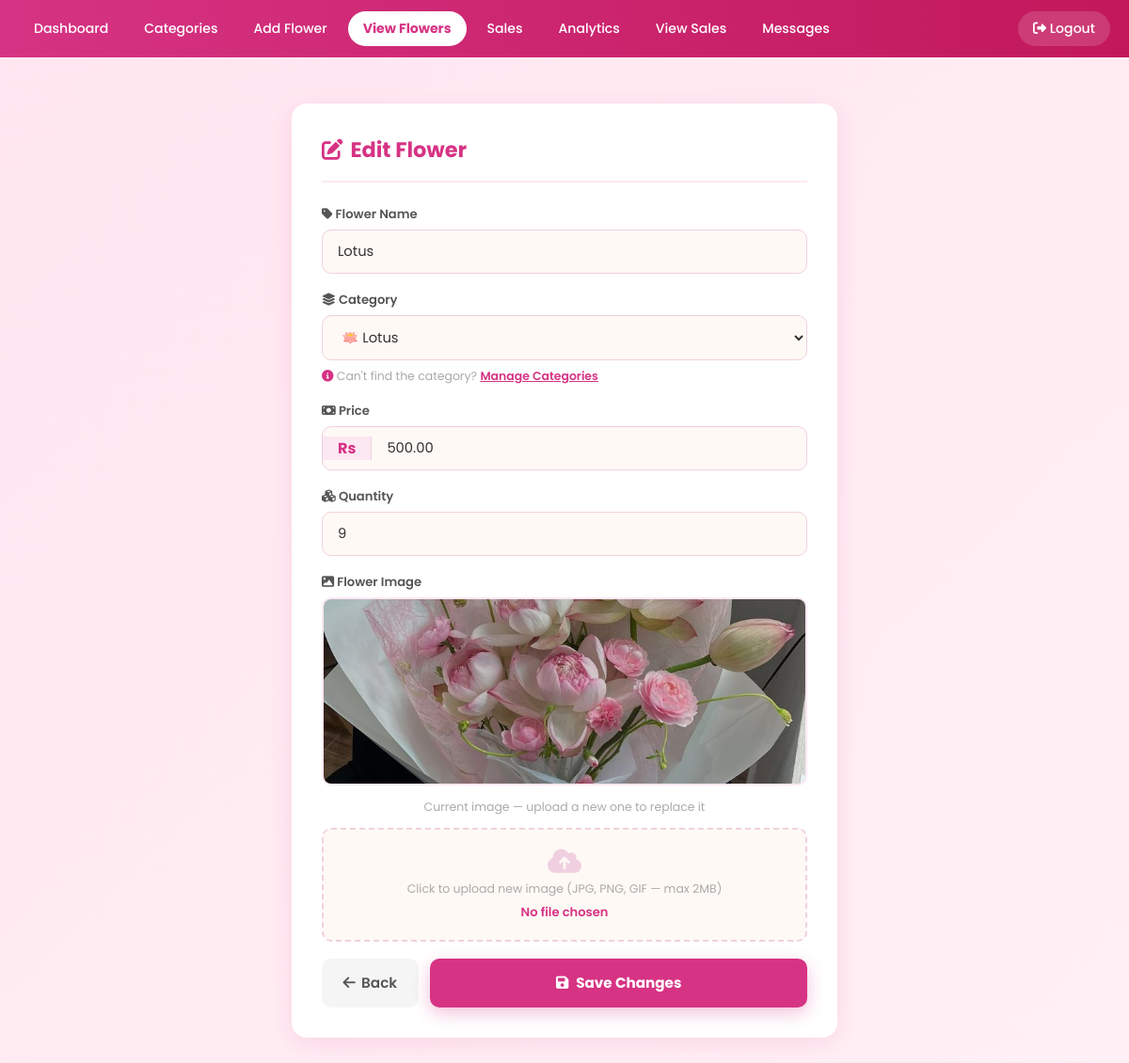
The app's page /edit_product.php?id=13 (signed in) with its own data.
### tables this page shows
CREATE TABLE `products` (
  `id` int(11) NOT NULL,
  `name` varchar(100) NOT NULL,
  `price` decimal(10,2) NOT NULL,
  `quantity` int(11) NOT NULL,
  `image` varchar(255) DEFAULT NULL,
  `category_id` int(11) DEFAULT NULL
);

CREATE TABLE `categories` (
  `id` int(11) NOT NULL,
  `name` varchar(100) NOT NULL,
  `created_at` timestamp NOT NULL DEFAULT current_timestamp(),
  `icon` varchar(10) DEFAULT '?'
);

### edit_product.php (the view, shortened to what this page needs)
<?php
include 'db.php';
$id      = intval($_GET['id']);
$stmt    = $conn->prepare("SELECT * FROM products WHERE id = ?");
$stmt->bind_param("i", $id);
$stmt->execute();
$product = $stmt->get_result()->fetch_assoc();
?>
<!DOCTYPE html>
<html>
<head>
    <link rel="stylesheet" href="https://cdnjs.cloudflare.com/ajax/libs/font-awesome/6.5.0/css/all.min.css">
</head>
<body>
<div class="navbar">
    <a href="admin_dashboard.php">Dashboard</a>
    <a href="categories.php">Categories</a>
    <a href="add_product.php">Add Flower</a>
    <a href="view_products.php" class="active">View Flowers</a>
    <a href="sales.php">Sales</a>
    <a href="analytics.php">Analytics</a>
    <a href="view_sales.php">View Sales</a>
    <a href="messages.php">Messages</a>
    <a href="logout.php" class="logout"><i class="fas fa-sign-out-alt"></i> Logout</a>
</div>
<div class="container">
    <div class="panel">
        <h2><i class="fas fa-edit"></i> Edit Flower</h2>
        <form method="POST" enctype="multipart/form-data">
            <div class="form-group">
                <label><i class="fas fa-tag"></i> Flower Name</label>
                <input type="text" name="product_name" value="<?= htmlspecialchars($product['name']) ?>" required>
            </div>
            <div class="form-group">
                <label><i class="fas fa-layer-group"></i> Category</label>
                <select name="product_category" required>
                    <?php
                    $cats = $conn->query("SELECT id, name, icon FROM categories ORDER BY name ASC");
                    while ($c = $cats->fetch_assoc()):
                    ?>
                    <option value="<?= $c['id'] ?>" <?= ($product['category_id'] ?? '') == $c['id'] ? 'selected' : '' ?>>
                        <?= htmlspecialchars($c['icon'] ?? '') ?> <?= htmlspecialchars($c['name']) ?>
                    </option>
                    <?php endwhile; ?>
                </select>
                <div style="margin-top:0.5rem; font-size:0.78rem; color:#aaa;">
                    <i class="fas fa-info-circle" style="color:#d63384;"></i>
                    Can't find the category? <a href="categories.php" style="color:#d63384; font-weight:600;">Manage Categories</a>
                </div>
            </div>
            <div class="form-group">
                <label><i class="fas fa-money-bill"></i> Price</label>
                <div class="price-wrapper">
                    <span>Rs</span>
                    <input type="number" name="product_price" value="<?= $product['price'] ?>" step="0.01" min="0" required>
                </div>
            </div>
            <div class="form-group">
                <label><i class="fas fa-cubes"></i> Quantity</label>
                <input type="number" name="product_quantity" value="<?= $product['quantity'] ?>" min="0" required>
            </div>
            <div class="form-group">
                <label><i class="fas fa-image"></i> Flower Image</label>
                <div class="current-img">
                    <img src="uploads/<?= htmlspecialchars($product['image']) ?>" alt="Current Image">
                    <p>Current image — upload a new one to replace it</p>
                </div>
                <div class="file-upload" onclick="document.getElementById('imageInput').click()">
                    <i class="fas fa-cloud-upload-alt"></i>
                    <p>Click to upload new image (JPG, PNG, GIF — max 2MB)</p>
                    <div class="filename" id="fileName">No file chosen</div>
                </div>
            </div>
            <div class="btn-row">
                <a href="view_products.php" class="btn-back">
                    <i class="fas fa-arrow-left"></i> Back
                </a>
                <button type="submit" name="update_product" class="btn-submit">
                    <i class="fas fa-save"></i> Save Changes
                </button>
            </div>
        </form>
    </div>
</div>
</body>
</html>

### edit_product.php (style rules this page uses)
* { box-sizing: border-box; margin: 0; padding: 0; }
body { font-family: 'Poppins', sans-serif; background: linear-gradient(135deg, #ffe6f0, #fff0f5); min-height: 100vh; padding-top: 70px; }
.navbar { position: fixed; top: 0; left: 0; width: 100%; background: linear-gradient(90deg, #d63384, #c2185b); padding: 12px 20px; z-index: 1000; display: flex; gap: 6px; align-items: center; }
.navbar a { color: white; text-decoration: none; padding: 8px 16px; border-radius: 20px; font-size: 0.88rem; font-weight: 500; transition: background 0.2s; }
.navbar a.active { background: white; color: #d63384; font-weight: 700; }
.navbar a.logout { margin-left: auto; background: rgba(255,255,255,0.15); }
.container { width: 92%; max-width: 580px; margin: 40px auto; }
.panel { background: white; border-radius: 16px; padding: 2rem; box-shadow: 0 6px 24px rgba(214,51,132,0.12); }
h2 { color: #d63384; font-size: 1.4rem; margin-bottom: 1.5rem; display: flex; align-items: center; gap: 0.5rem; padding-bottom: 1rem; border-bottom: 2px solid #fce8f2; }
.form-group { margin-bottom: 1.1rem; }
.form-group label { display: block; font-size: 0.82rem; font-weight: 600; color: #555; margin-bottom: 0.4rem; }
.form-group input[type="text"], .form-group input[type="number"], .form-group select { width: 100%; padding: 0.75rem 1rem; border: 1.5px solid #f0d0e0; border-radius: 10px; font-family: 'Poppins', sans-serif; font-size: 0.92rem; color: #333; background: #fff9f5; outline: none; transition: border-color 0.2s, box-shadow 0.2s; }
.price-wrapper { display: flex; align-items: center; border: 1.5px solid #f0d0e0; border-radius: 10px; background: #fff9f5; overflow: hidden; transition: border-color 0.2s; }
.price-wrapper span { padding: 0 1rem; color: #d63384; font-weight: 700; border-right: 1.5px solid #f0d0e0; background: #fce8f2; display: flex; align-items: center; white-space: nowrap; height: 100%; }
.price-wrapper input { border: none !important; box-shadow: none !important; background: transparent !important; }
.current-img { margin-bottom: 0.8rem; }
.current-img img { width: 100%; max-height: 200px; object-fit: cover; border-radius: 10px; border: 2px solid #fce8f2; }
.current-img p { font-size: 0.78rem; color: #aaa; margin-top: 0.4rem; text-align: center; }
.file-upload { border: 2px dashed #f0d0e0; border-radius: 10px; padding: 1.2rem; text-align: center; cursor: pointer; transition: border-color 0.2s; background: #fff9f5; }
.file-upload i { font-size: 1.8rem; color: #f0d0e0; display: block; margin-bottom: 0.4rem; }
.file-upload p { font-size: 0.78rem; color: #aaa; }
.filename { font-size: 0.82rem; color: #d63384; margin-top: 0.4rem; font-weight: 600; }
.btn-row { display: flex; gap: 0.8rem; margin-top: 1rem; }
.btn-submit { flex: 1; padding: 0.9rem; background: #d63384; color: white; border: none; border-radius: 10px; font-family: 'Poppins', sans-serif; font-size: 0.95rem; font-weight: 700; cursor: pointer; transition: all 0.2s; box-shadow: 0 6px 18px rgba(214,51,132,0.3); display: flex; align-items: center; justify-content: center; gap: 0.5rem; }
.btn-back { padding: 0.9rem 1.4rem; background: #f5f5f5; color: #555; border: none; border-radius: 10px; font-family: 'Poppins', sans-serif; font-size: 0.95rem; font-weight: 600; cursor: pointer; text-decoration: none; display: flex; align-items: center; gap: 0.4rem; transition: background 0.2s; }

### records on screen
products: product_name "Lotus", product_category "🪷 Lotus", product_price "500.00", product_quantity "9", image (picture)
